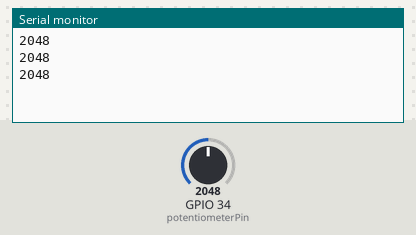
Bench run of a sketch on a simulated ESP32. Parts: the last lines printed to the serial monitor. The test bench sets the inputs (shaded band); at power-on: GPIO 34 (potentiometerPin) = 2048.

Above: at 2.2 s.
2.3 s: GPIO 34 (potentiometerPin) set to 2866
At 2.9 s:
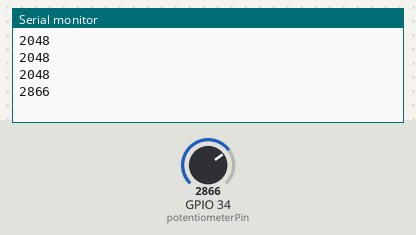
3.8 s: GPIO 34 (potentiometerPin) set to 3603
At 4.4 s:
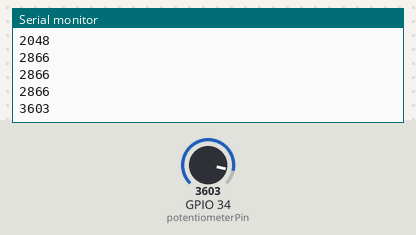
Timing chart, 0 to 6.8 s (numbered marks = the images above; inputs shaded):
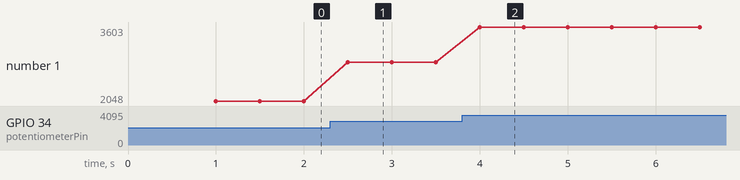

Measured:
- after the input at 2.3 s, the serial monitor: prints a new line after 0.20 s (image 1)
- after the input at 3.8 s, the serial monitor: prints a new line after 0.20 s (image 2)
- plotted number 1: 2048 → 2866 after the input at 2.3 s, 2866 → 3603 after the input at 3.8 s

The sketch:

main.ino
```cpp
const int potentiometerPin = 34;

int potValue = 0;

void setup() {
  Serial.begin(115200);
  delay(1000);
}

void loop() {
  potValue = analogRead(potentiometerPin);
  Serial.println(potValue);
  delay(500);
}
```
